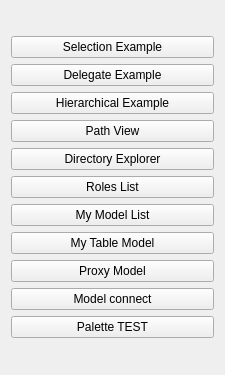
<?xml version="1.0" encoding="UTF-8"?>
<ui version="4.0">
 <class>MainWindow</class>
 <widget class="QMainWindow" name="MainWindow">
  <property name="geometry">
   <rect>
    <x>0</x>
    <y>0</y>
    <width>225</width>
    <height>375</height>
   </rect>
  </property>
  <property name="windowTitle">
   <string>MainWindow</string>
  </property>
  <widget class="QWidget" name="centralWidget">
   <layout class="QGridLayout" name="gridLayout">
    <item row="0" column="0">
     <layout class="QVBoxLayout" name="verticalLayout">
      <item>
       <widget class="QPushButton" name="pushButton">
        <property name="text">
         <string>Selection Example</string>
        </property>
       </widget>
      </item>
      <item>
       <widget class="QPushButton" name="pushButton_2">
        <property name="text">
         <string>Delegate Example</string>
        </property>
       </widget>
      </item>
      <item>
       <widget class="QPushButton" name="pushButton_3">
        <property name="text">
         <string>Hierarchical Example</string>
        </property>
       </widget>
      </item>
      <item>
       <widget class="QPushButton" name="pushButton_4">
        <property name="text">
         <string>Path View</string>
        </property>
       </widget>
      </item>
      <item>
       <widget class="QPushButton" name="pushButton_5">
        <property name="text">
         <string>Directory Explorer</string>
        </property>
       </widget>
      </item>
      <item>
       <widget class="QPushButton" name="pushButton_6">
        <property name="text">
         <string>Roles List</string>
        </property>
       </widget>
      </item>
      <item>
       <widget class="QPushButton" name="pushButton_7">
        <property name="text">
         <string>My Model List</string>
        </property>
       </widget>
      </item>
      <item>
       <widget class="QPushButton" name="pushButton_8">
        <property name="text">
         <string>My Table Model</string>
        </property>
       </widget>
      </item>
      <item>
       <widget class="QPushButton" name="pushButton_9">
        <property name="text">
         <string>Proxy Model</string>
        </property>
       </widget>
      </item>
      <item>
       <widget class="QPushButton" name="pushButton_10">
        <property name="text">
         <string>Model connect</string>
        </property>
       </widget>
      </item>
      <item>
       <widget class="QPushButton" name="pushButton_11">
        <property name="text">
         <string>Palette TEST</string>
        </property>
       </widget>
      </item>
     </layout>
    </item>
   </layout>
  </widget>
 </widget>
 <layoutdefault spacing="6" margin="11"/>
 <resources/>
 <connections/>
</ui>
